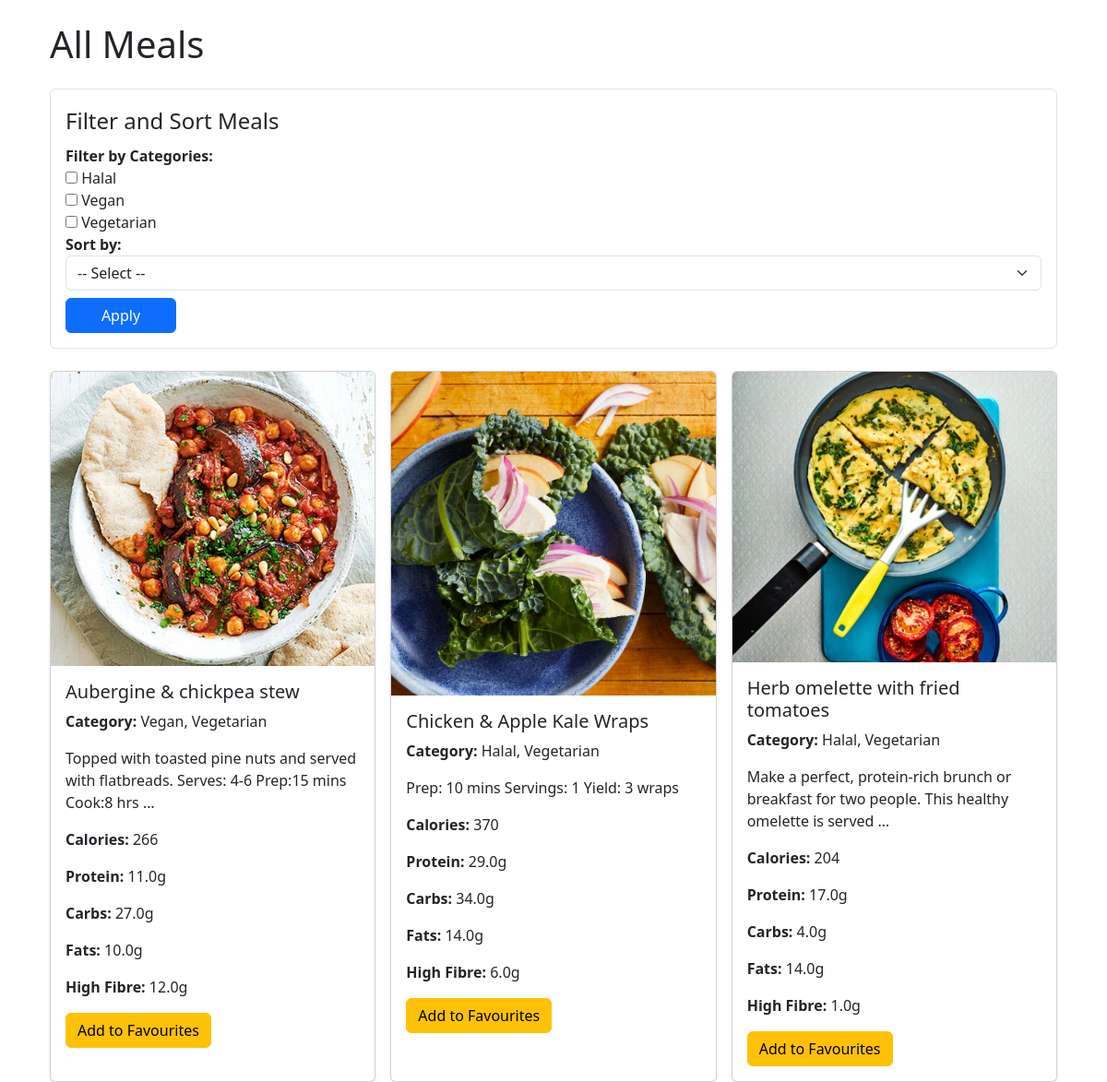
Screenshot of /meals/ with the database file from the repository.
### Nutri/models.py (models this page shows, shortened)
class Meal(models.Model):
    name = models.CharField(max_length=255)  # Meal name
    description = models.TextField()  # Meal description
    calories = models.PositiveIntegerField(default=0)  # Number of calories in the meal
    protein = models.FloatField(default=0.0)  # Protein content in grams
    carbs = models.FloatField(default=0.0)  # Carbohydrate content in grams
    fats = models.FloatField(default=0.0)  # Fat content in grams
    fibre = models.FloatField(default=0.0)  # Fibre content in grams
    image = models.ImageField(upload_to='meal_images/', blank=True, null=True)  # Optional image for the meal
    categories = models.ManyToManyField(Category, blank=True)  # Many-to-Many relation with Category
    ingredients = models.TextField(default="", blank=True)  # Ingredients list as text
    instructions = models.TextField(default="", blank=True)  # Cooking instructions as text

class Category(models.Model):
    name = models.CharField(max_length=100, unique=True)  # Category name must be unique
    def __str__(self):
        return self.name  # String representation of the model

### Nutri/views.py (the view)
# urls.py: path('meals/', views.meals_view, name='meals'),
def meals_view(request):
    form = MealFilterForm(request.GET or None)  # Initialize form with GET data
    meals = Meal.objects.all()  # Fetch all meals
    if form.is_valid():
        selected_categories = form.cleaned_data.get('category_choices')
        if selected_categories:
            meals = meals.filter(categories__in=selected_categories).distinct()
    sort_by = request.GET.get('sort_by', '')
    if sort_by == 'calories':
        meals = meals.order_by('calories')  # Sort by calories ascending
    elif sort_by == 'protein':
        meals = meals.order_by('-protein')  # Sort by protein descending
    elif sort_by == 'fibre':
        meals = meals.order_by('-fibre')  # Sort by fibre descending
    elif sort_by == 'low_fat':
        meals = meals.order_by('fats')  # Sort by fats ascending
    elif sort_by == 'low_carbs':
        meals = meals.order_by('carbs')  # Sort by carbs ascending
    context = {
        'form': form,
        'meals': meals,
    }
    return render(request, 'meals.html', context)

### Nutri/forms.py
class MealFilterForm(forms.Form):  # Form for filtering meals based on categories
    category_choices = forms.ModelMultipleChoiceField(
        queryset=Category.objects.all(),  # Fetching all categories from the database
        required=False,
        widget=forms.CheckboxSelectMultiple,  # Display categories as multiple checkboxes
        label="Filter by Categories"  # Label for this field in the template
    )
    sort_by = forms.CharField(
        required=False,  # Sorting is optional
        label="Sort by",  # Label for sorting
        widget=forms.HiddenInput()  # Hidden input field, as dropdown selection will be in the template
    )
    def __init__(self, *args, **kwargs):  # Custom initialization of the form
        super().__init__(*args, **kwargs)
        self.fields['category_choices'].queryset = Category.objects.all()  # Dynamically setting category choices

### Nutri/Templates/meals.html (shortened to what this page needs)
{% extends 'base.html' %}
{% block content %}
<div class="container">
    <h1 class="mb-4">All Meals</h1>
    <form method="get" class="mb-4">
        <fieldset class="border p-3 rounded">
            <legend>Filter and Sort Meals</legend>
            <label><strong>Filter by Categories:</strong></label>
            <div class="d-flex flex-column">
                {{ form.category_choices }}
            </div>
            <label for="sort_by"><strong>Sort by:</strong></label>
            <select name="sort_by" id="sort_by" class="form-select">
                <option value="">-- Select --</option>
            </select>
            <button type="submit" class="btn btn-primary mt-2" style="width: 120px;">Apply</button>
        </fieldset>
    </form>
    <div class="row g-3">
        {% for meal in meals %}
        <div class="col-md-4">
            <a href="{% url 'meal_detail' meal.id %}" class="text-decoration-none">
                <div class="card h-100 shadow-sm">
                    {% if meal.image %}
                    <img src="{{ meal.image.url }}" class="card-img-top" alt="{{ meal.name }}">
                    {% else %}
                    <img src="https://via.placeholder.com/400" class="card-img-top" alt="{{ meal.name }}">
                    {% endif %}
                    <div class="card-body">
                        <h5 class="card-title text-dark">{{ meal.name }}</h5>
                        <p class="card-text text-dark">
                            <strong>Category:</strong>
                            {% for category in meal.categories.all %}
                            {{ category.name }}{% if not forloop.last %}, {% endif %}
                            {% empty %}
                            <span>Not categorized</span>
                            {% endfor %}
                        </p>
                        <p class="card-text text-dark">{{ meal.description|truncatewords:15 }}</p>
                        <p class="card-text text-dark"><strong>Calories:</strong> {{ meal.calories }}</p>
                        <p class="card-text text-dark"><strong>Protein:</strong> {{ meal.protein }}g</p>
                        <p class="card-text text-dark"><strong>Carbs:</strong> {{ meal.carbs }}g</p>
                        <p class="card-text text-dark"><strong>Fats:</strong> {{ meal.fats }}g</p>
                        <p class="card-text text-dark"><strong>High Fibre:</strong> {{ meal.fibre }}g</p>
                        <form action="{% url 'add_to_favourites' meal.id %}" method="POST">
                            <button type="submit" class="btn btn-warning">Add to Favourites</button>
                        </form>
                    </div>
                </div>
            </a>
        </div>
        {% empty %}
        <div class="col-12">
            <p class="text-center">No meals available.</p>
        </div>
        {% endfor %}
    </div>
</div>
{% endblock %}

### rows the page displays
Meal: image (picture), name "Aubergine & chickpea stew", description "Topped with toasted pine nuts and served with flatbreads. Serves: 4-6 Prep:15 mins Cook:8 hrs …", calories "266", protein "11.0", carbs "27.0", fats "10.0", fibre "12.0"
Category: name "Vegan"
Category: name "Vegetarian"
Meal: image (picture), name "Chicken & Apple Kale Wraps", description "Prep: 10 mins Servings: 1 Yield: 3 wraps", calories "370", protein "29.0", carbs "34.0", fats "14.0", fibre "6.0"
Category: name "Halal"
Meal: image (picture), name "Herb omelette with fried tomatoes", description "Make a perfect, protein-rich brunch or breakfast for two people. This healthy omelette is served …", calories "204", protein "17.0", carbs "4.0", fats "14.0", fibre "1.0"
